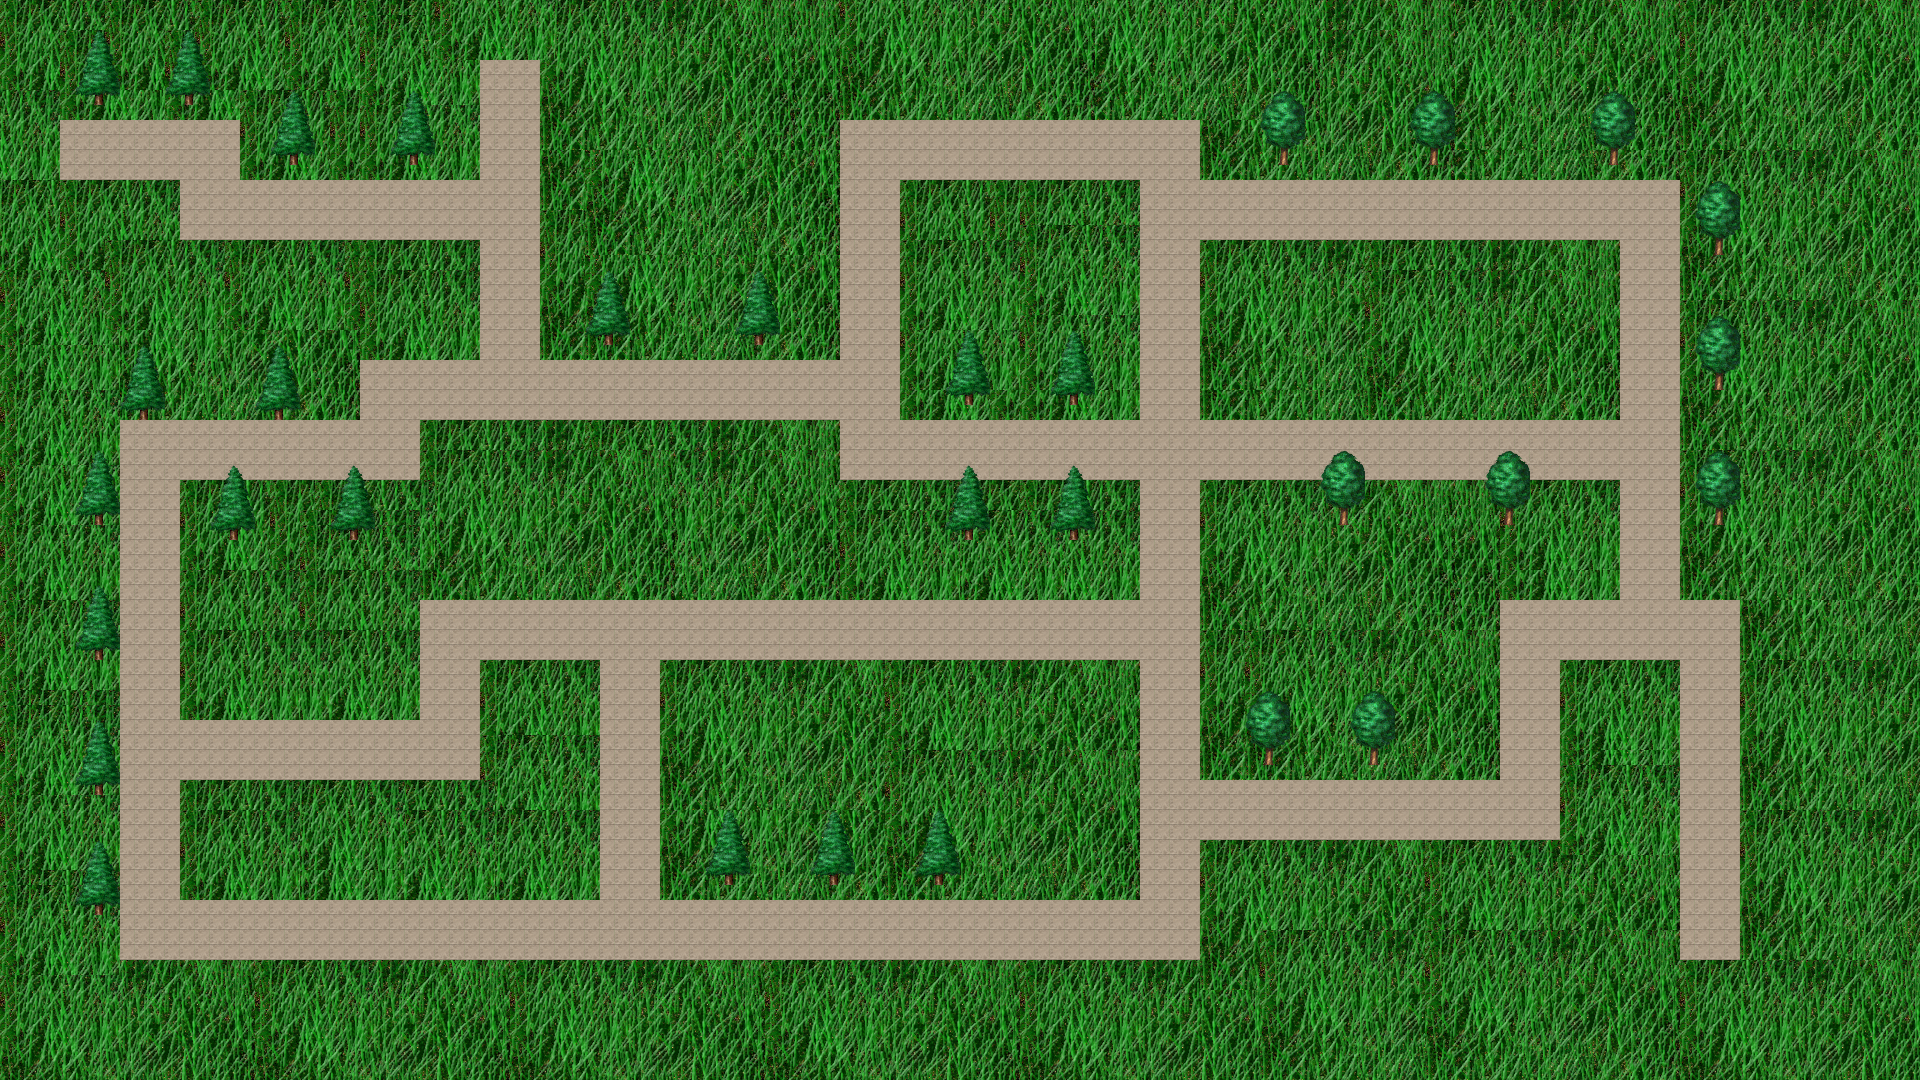

This is a level from a 2D game, rendered from its Tiled map with the project's own tilesets. A one-line summary and the map file follow, with tile-layer data summarised:
An orthogonal 128x72 tile map with 15x15 px tiles, 3 tile layers (Tile Layer 1, Drzewka i domki, Nowa), 4 tilesets.

<map version="1.0" orientation="orthogonal" renderorder="right-down" width="128" height="72" tilewidth="15" tileheight="15" nextobjectid="1">
 <tileset firstgid="1" name="_MAP_small" tilewidth="15" tileheight="15">
  <image source="_MAP_small.png" width="614" height="614" />
 </tileset>
 <tileset firstgid="1601" name="tree-1" tilewidth="15" tileheight="15">
  <image source="../../sprites/tree-1.png" width="48" height="76" />
 </tileset>
 <tileset firstgid="1616" name="tree-2" tilewidth="15" tileheight="15">
  <image source="../../sprites/tree-2.png" width="48" height="76" />
 </tileset>
 <tileset firstgid="1631" name="grass" tilewidth="15" tileheight="15">
  <image source="../../sprites/grass.bmp" width="256" height="256" />
 </tileset>
 <layer name="Tile Layer 1" width="128" height="72">
  <data>[9216 cells, 9216 non-empty, 3 distinct tile ids]</data>
 </layer>
 <layer name="Drzewka i domki" width="128" height="72">
  <data>[9216 cells, 7008 non-empty, 170 distinct tile ids]</data>
 </layer>
 <layer name="Nowa" width="128" height="72">
  <data>[9216 cells, 465 non-empty, 30 distinct tile ids]</data>
 </layer>
</map>
